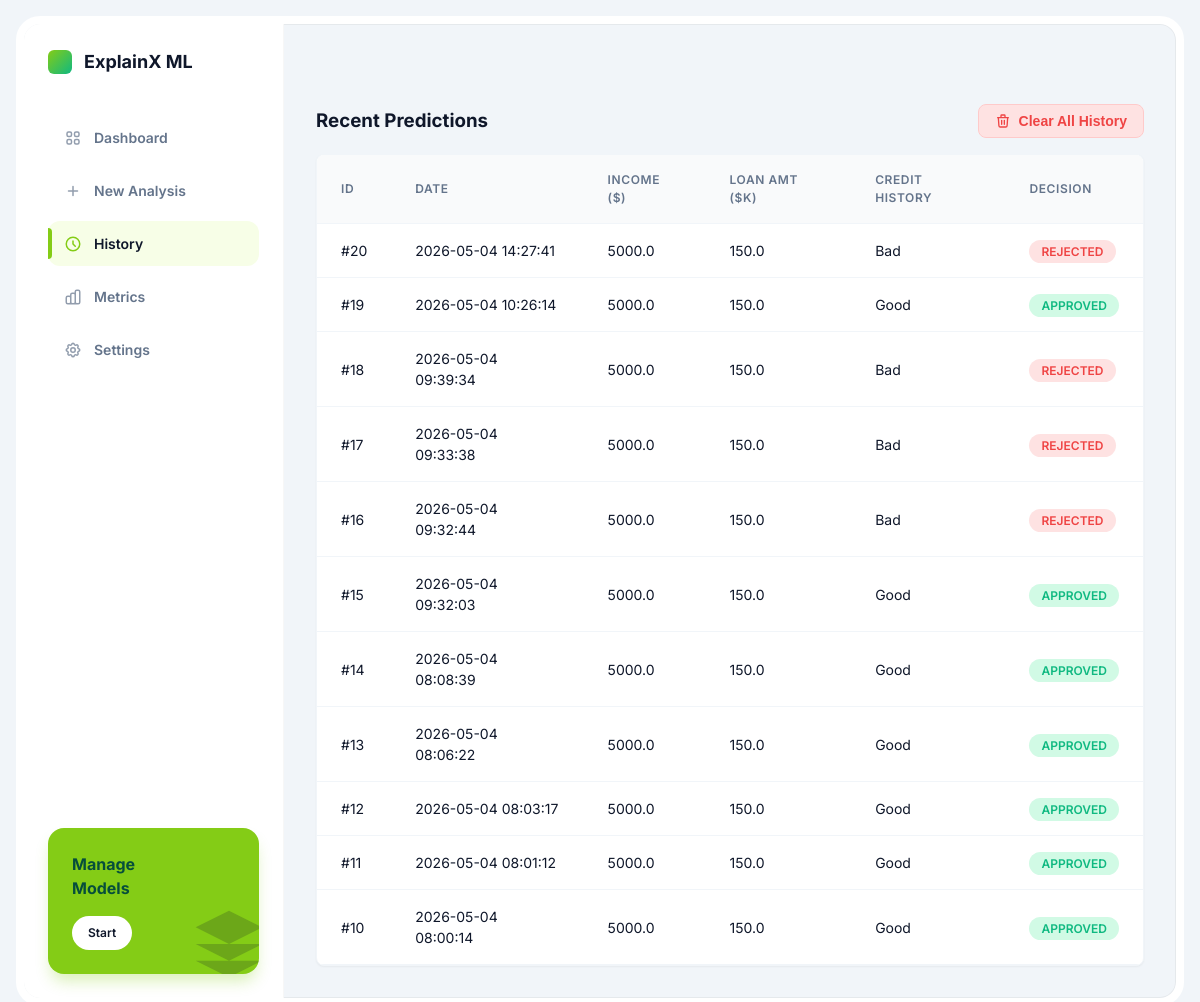
Before: /history with the older database file.
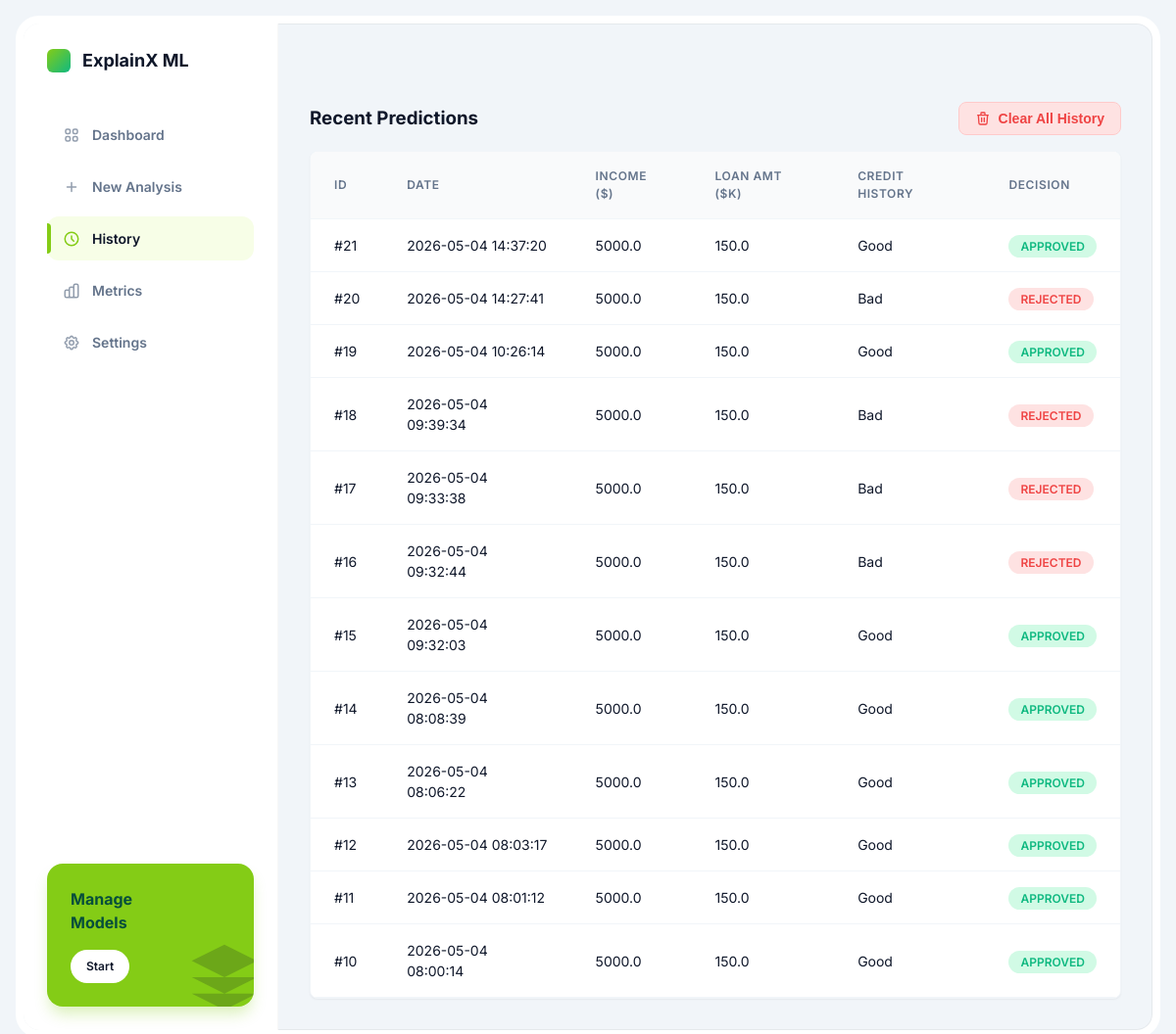
After: the same page with the newer database file.
### tables this page shows
CREATE TABLE predictions (

    id INTEGER PRIMARY KEY AUTOINCREMENT,

    gender INTEGER,
    married INTEGER,
    dependents INTEGER,
    education INTEGER,
    self_employed INTEGER,

    applicant_income REAL,
    coapplicant_income REAL,

    loan_amount REAL,
    loan_term REAL,

    credit_history REAL,

    property_area INTEGER,

    prediction TEXT,

    created_at TIMESTAMP DEFAULT CURRENT_TIMESTAMP
);

### app.py (the view)
@app.route("/history")
def history():
    try:
        conn = sqlite3.connect("explainx.db")
        conn.row_factory = sqlite3.Row
        cursor = conn.cursor()
        cursor.execute("SELECT * FROM predictions ORDER BY created_at DESC")
        predictions = cursor.fetchall()
        conn.close()
    except Exception as e:
        print("Database error:", e)
        predictions = []
    return render_template("history.html", predictions=predictions)

### templates/history.html (shortened to what this page needs)
{% extends "base.html" %}
{% block nav_history %}active{% endblock %}
{% block content %}
<div style="display: flex; justify-content: space-between; align-items: center; margin-bottom: 1rem;">
    <h3 style="color: var(--text-main); font-weight: 700;">Recent Predictions</h3>
    {% if predictions %}
    <form action="/clear_history" method="POST" onsubmit="return confirm('Are you sure you want to delete all history? This action cannot be undone.');">
        <button type="submit" style="background-color: #fee2e2; color: #ef4444; border: 1px solid #fecaca; padding: 0.5rem 1rem; border-radius: 8px; font-size: 0.875rem; font-weight: 600; cursor: pointer; display: flex; align-items: center; gap: 0.5rem;">
            <svg width="16" height="16" fill="none" stroke="currentColor" viewBox="0 0 24 24"><path stroke-linecap="round" stroke-linejoin="round" stroke-width="2" d="M19 7l-.867 12.142A2 2 0 0116.138 21H7.862a2 2 0 01-1.995-1.858L5 7m5 4v6m4-6v6m1-10V4a1 1 0 00-1-1h-4a1 1 0 00-1 1v3M4 7h16"></path></svg>
            Clear All History
        </button>
    </form>
    {% endif %}
</div>
<div class="table-container">
    {% if predictions %}
    <table class="history-table">
        <thead>
            <tr>
                <th>ID</th>
                <th>Date</th>
                <th>Income ($)</th>
                <th>Loan Amt ($k)</th>
                <th>Credit History</th>
                <th>Decision</th>
            </tr>
        </thead>
        <tbody>
            {% for row in predictions %}
            <tr>
                <td>#{{ row.id }}</td>
                <td>{{ row.created_at }}</td>
                <td>{{ row.applicant_income }}</td>
                <td>{{ row.loan_amount }}</td>
                <td>{{ "Good" if row.credit_history == 1.0 else "Bad" }}</td>
                <td>
                    <span class="status-badge {{ row.prediction | lower }}">{{ row.prediction }}</span>
                </td>
            </tr>
            {% endfor %}
        </tbody>
    </table>
    {% endif %}
</div>
{% endblock %}

### templates/base.html (shortened to what this page needs)
<!DOCTYPE html>
<html lang="en">
<head>
</head>
<body>
    <div class="app-container">
        <aside class="sidebar">
            <div class="brand">
                <div class="brand-icon"></div>
                ExplainX ML
            </div>
            <nav class="nav-menu">
                <a href="/dashboard" class="nav-item {% block nav_dashboard %}{% endblock %}">
                    Dashboard
                </a>
                <a href="/" class="nav-item {% block nav_predict %}{% endblock %}">
                    <svg fill="none" stroke="currentColor" viewBox="0 0 24 24"><path stroke-linecap="round" stroke-linejoin="round" stroke-width="2" d="M12 6v6m0 0v6m0-6h6m-6 0H6"></path></svg>
                    New Analysis
                </a>
                <a href="/history" class="nav-item {% block nav_history %}{% endblock %}">
                    <svg fill="none" stroke="currentColor" viewBox="0 0 24 24"><path stroke-linecap="round" stroke-linejoin="round" stroke-width="2" d="M12 8v4l3 3m6-3a9 9 0 11-18 0 9 9 0 0118 0z"></path></svg>
                    History
                </a>
                <a href="/metrics" class="nav-item {% block nav_metrics %}{% endblock %}">
                    Metrics
                </a>
                <a href="/settings" class="nav-item {% block nav_settings %}{% endblock %}">
                    Settings
                </a>
            </nav>
            <div class="sidebar-cta">
                <svg style="position:absolute; right:-10px; bottom:-10px; opacity:0.2; width:80px; height:80px;" fill="currentColor" viewBox="0 0 24 24"><path d="M12 2L2 7l10 5 10-5-10-5zM2 17l10 5 10-5M2 12l10 5 10-5"></path></svg>
                <h4>Manage<br>Models</h4>
                <a href="/settings" class="sidebar-cta-btn">Start</a>
            </div>
        </aside>
        <main class="main-content">
            <header class="topbar">
            </header>
            <div class="dashboard-content">
                <div class="inner-container">
                    {% block content %}{% endblock %}
                </div>
            </div>
        </main>
    </div>
</body>
</html>

Changed rows visible on the page:
added predictions: id "21", created_at "2026-05-04 14:37:20", applicant_income "5000.0", loan_amount "150.0", credit_history "Good", prediction "APPROVED"
